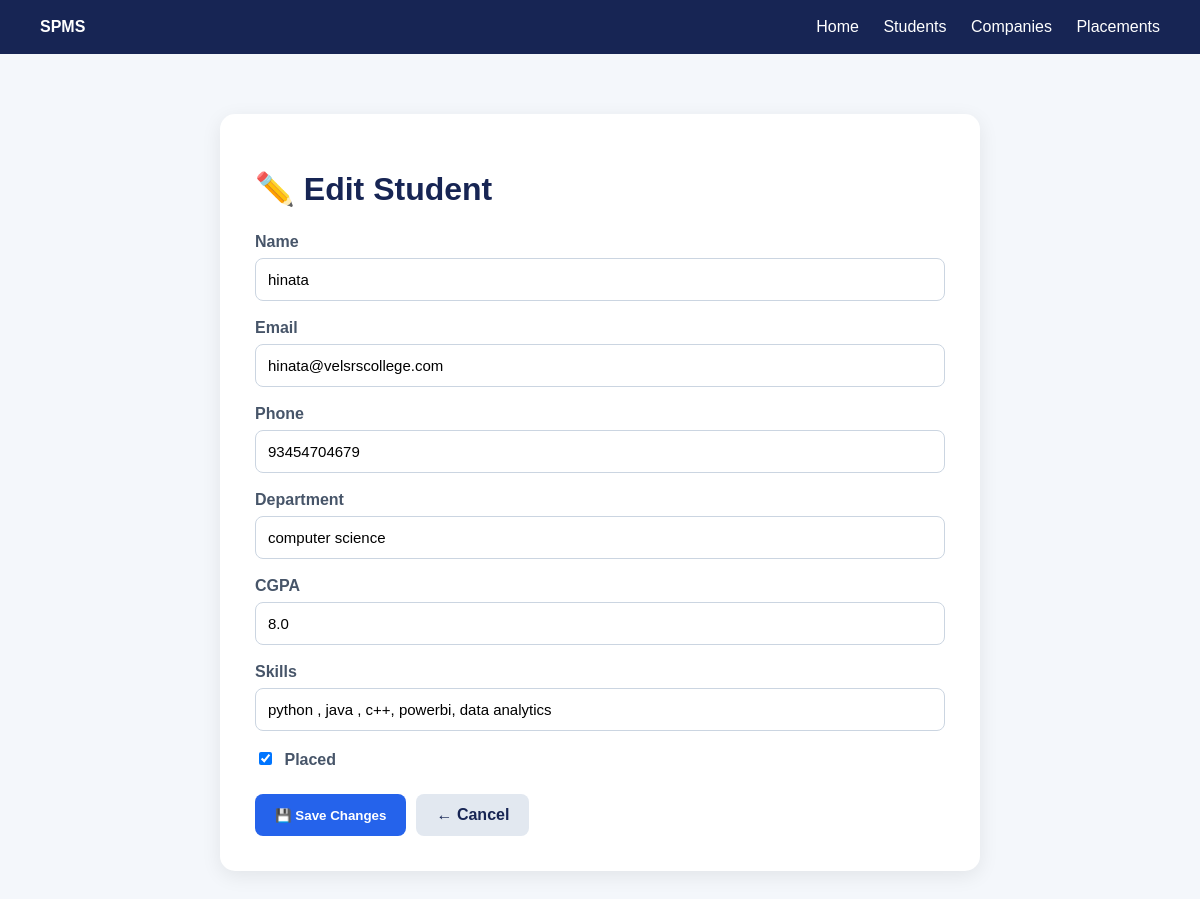
The page /students/3/edit/ on the database its author committed.
### core/models.py (models this page shows, shortened)
class Student(models.Model):
    name = models.CharField(max_length=100)
    email = models.EmailField(unique=True)
    phone = models.CharField(max_length=15)
    department = models.CharField(max_length=100)
    cgpa = models.FloatField(default=0.0)
    skills = models.TextField(blank=True)
    placed = models.BooleanField(default=False)

### core/views.py (the view, shortened to what this page needs)
def edit_student(request, id):
    student = get_object_or_404(
        Student,
        id=id
    )
    return render(
        request,
        "student_edit.html",
        {
            "student": student
        }
    )

### templates/student_edit.html (shortened to what this page needs)
<!DOCTYPE html>
<html lang="en">
<head>
</head>
<body>
    <div class="navbar">
        <strong>SPMS</strong>
        <div>
            <a href="{% url 'home' %}">Home</a>
            <a href="{% url 'students' %}">Students</a>
            <a href="{% url 'companies' %}">Companies</a>
            <a href="{% url 'placements' %}">Placements</a>
        </div>
    </div>
    <div class="container">
        <div class="card">
            <h1>✏️ Edit Student</h1>
            <form method="POST">
                <div class="form-group">
                    <label>Name</label>
                    <input
                        type="text"
                        name="name"
                        value="{{ student.name }}"
                        required>
                </div>
                <div class="form-group">
                    <label>Email</label>
                    <input
                        type="email"
                        name="email"
                        value="{{ student.email }}"
                        required>
                </div>
                <div class="form-group">
                    <label>Phone</label>
                    <input
                        type="text"
                        name="phone"
                        value="{{ student.phone }}">
                </div>
                <div class="form-group">
                    <label>Department</label>
                    <input
                        type="text"
                        name="department"
                        value="{{ student.department }}">
                </div>
                <div class="form-group">
                    <label>CGPA</label>
                    <input
                        type="text"
                        name="cgpa"
                        value="{{ student.cgpa }}">
                </div>
                <div class="form-group">
                    <label>Skills</label>
                    <input
                        type="text"
                        name="skills"
                        value="{{ student.skills }}">
                </div>
                <div class="form-group">
                    <label>
                        <input
                            type="checkbox"
                            class="checkbox"
                            name="placed"
                            {% if student.placed %}checked{% endif %}>
                        Placed
                    </label>
                </div>
                <div class="buttons">
                    <button
                        type="submit"
                        class="btn save">
                        💾 Save Changes
                    </button>
                    <a
                        href="{% url 'students' %}"
                        class="btn back">
                        ← Cancel
                    </a>
                </div>
            </form>
        </div>
    </div>
</body>
</html>

### templates/student_edit.html (style rules this page uses)
* { box-sizing: border-box; font-family: Arial, sans-serif; }
body { margin: 0; background: #f4f7fb; }
.navbar { background: #172554; color: white; padding: 18px 40px; display: flex; justify-content: space-between; }
.navbar a { color: white; text-decoration: none; margin-left: 20px; }
.container { max-width: 800px; margin: 40px auto; padding: 20px; }
.card { background: white; padding: 35px; border-radius: 15px; box-shadow: 0 5px 20px rgba(0,0,0,0.08); }
h1 { color: #172554; margin-bottom: 25px; }
.form-group { margin-bottom: 18px; }
label { display: block; margin-bottom: 7px; color: #475569; font-weight: bold; }
input { width: 100%; padding: 12px; border: 1px solid #cbd5e1; border-radius: 8px; font-size: 15px; }
.checkbox { width: auto; margin-right: 8px; }
.buttons { margin-top: 25px; display: flex; gap: 10px; }
.btn { padding: 12px 20px; border-radius: 8px; text-decoration: none; border: none; cursor: pointer; font-weight: bold; }
.save { background: #2563eb; color: white; }
.back { background: #e2e8f0; color: #172554; }

### rows shown on the page
Student: name "hinata", email "hinata@velsrscollege.com", phone "93454704679", department "computer science", cgpa "8.0", skills "python , java , c++, powerbi, data analytics", placed "☑"
